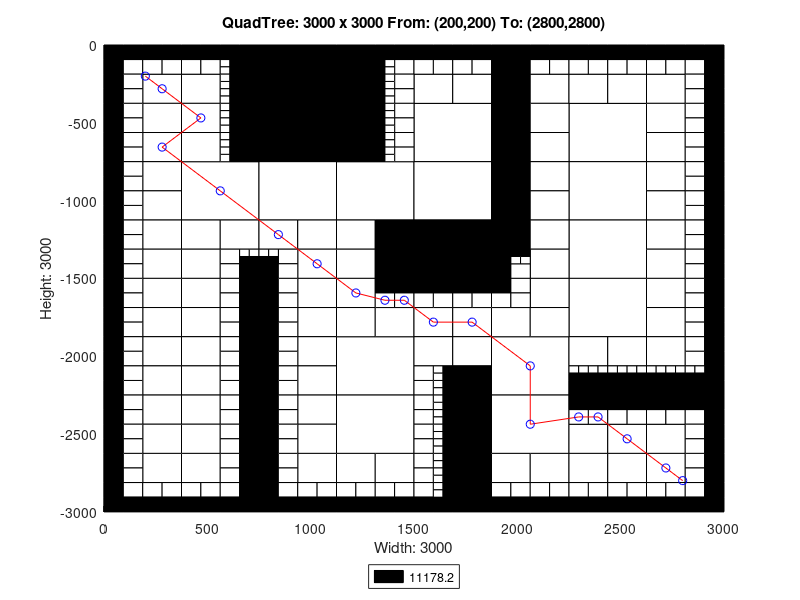

MATLAB code for this plot:
axis([0 3000 -3000 0]);
title('QuadTree: 3000 x 3000 From: (200,200) To: (2800,2800)');
xlabel('Width: 3000');
ylabel('Height: 3000');
rectangle('Position',[750 -375 375 375], 'FaceColor',[0 0 0]);
rectangle('Position',[750 -750 375 375], 'FaceColor',[0 0 0]);
rectangle('Position',[375 -1125 375 375], 'FaceColor',[1 1 1]);
rectangle('Position',[750 -1125 375 375], 'FaceColor',[1 1 1]);
rectangle('Position',[1125 -1125 375 375], 'FaceColor',[1 1 1]);
rectangle('Position',[1500 -750 375 375], 'FaceColor',[1 1 1]);
rectangle('Position',[2250 -750 375 375], 'FaceColor',[1 1 1]);
rectangle('Position',[1500 -1125 375 375], 'FaceColor',[1 1 1]);
rectangle('Position',[1500 -1500 375 375], 'FaceColor',[0 0 0]);
rectangle('Position',[2250 -1125 375 375], 'FaceColor',[1 1 1]);
rectangle('Position',[2250 -1500 375 375], 'FaceColor',[1 1 1]);
rectangle('Position',[1125 -2250 375 375], 'FaceColor',[1 1 1]);
rectangle('Position',[1125 -2625 375 375], 'FaceColor',[1 1 1]);
rectangle('Position',[1875 -2250 375 375], 'FaceColor',[1 1 1]);
rectangle('Position',[2250 -1875 375 375], 'FaceColor',[1 1 1]);
rectangle('Position',[1875 -2625 375 375], 'FaceColor',[1 1 1]);
rectangle('Position',[187.5 -375 187.5 187.5], 'FaceColor',[1 1 1]);
rectangle('Position',[375 -375 187.5 187.5], 'FaceColor',[1 1 1]);
rectangle('Position',[187.5 -562.5 187.5 187.5], 'FaceColor',[1 1 1]);
rectangle('Position',[187.5 -750 187.5 187.5], 'FaceColor',[1 1 1]);
rectangle('Position',[375 -562.5 187.5 187.5], 'FaceColor',[1 1 1]);
rectangle('Position',[375 -750 187.5 187.5], 'FaceColor',[1 1 1]);
rectangle('Position',[1125 -187.5 187.5 187.5], 'FaceColor',[0 0 0]);
rectangle('Position',[1125 -375 187.5 187.5], 'FaceColor',[0 0 0]);
rectangle('Position',[1125 -562.5 187.5 187.5], 'FaceColor',[0 0 0]);
rectangle('Position',[1125 -750 187.5 187.5], 'FaceColor',[0 0 0]);
rectangle('Position',[187.5 -937.5 187.5 187.5], 'FaceColor',[1 1 1]);
rectangle('Position',[187.5 -1125 187.5 187.5], 'FaceColor',[1 1 1]);
rectangle('Position',[187.5 -1312.5 187.5 187.5], 'FaceColor',[1 1 1]);
rectangle('Position',[187.5 -1500 187.5 187.5], 'FaceColor',[1 1 1]);
rectangle('Position',[375 -1312.5 187.5 187.5], 'FaceColor',[1 1 1]);
rectangle('Position',[562.5 -1312.5 187.5 187.5], 'FaceColor',[1 1 1]);
rectangle('Position',[375 -1500 187.5 187.5], 'FaceColor',[1 1 1]);
rectangle('Position',[750 -1312.5 187.5 187.5], 'FaceColor',[1 1 1]);
rectangle('Position',[937.5 -1312.5 187.5 187.5], 'FaceColor',[1 1 1]);
rectangle('Position',[937.5 -1500 187.5 187.5], 'FaceColor',[1 1 1]);
rectangle('Position',[1125 -1312.5 187.5 187.5], 'FaceColor',[1 1 1]);
rectangle('Position',[1312.5 -1312.5 187.5 187.5], 'FaceColor',[0 0 0]);
rectangle('Position',[1125 -1500 187.5 187.5], 'FaceColor',[1 1 1]);
rectangle('Position',[1312.5 -1500 187.5 187.5], 'FaceColor',[0 0 0]);
rectangle('Position',[1500 -375 187.5 187.5], 'FaceColor',[1 1 1]);
rectangle('Position',[1687.5 -375 187.5 187.5], 'FaceColor',[1 1 1]);
rectangle('Position',[1875 -187.5 187.5 187.5], 'FaceColor',[0 0 0]);
rectangle('Position',[1875 -375 187.5 187.5], 'FaceColor',[0 0 0]);
rectangle('Position',[2062.5 -375 187.5 187.5], 'FaceColor',[1 1 1]);
rectangle('Position',[1875 -562.5 187.5 187.5], 'FaceColor',[0 0 0]);
rectangle('Position',[2062.5 -562.5 187.5 187.5], 'FaceColor',[1 1 1]);
rectangle('Position',[1875 -750 187.5 187.5], 'FaceColor',[0 0 0]);
rectangle('Position',[2062.5 -750 187.5 187.5], 'FaceColor',[1 1 1]);
rectangle('Position',[2250 -375 187.5 187.5], 'FaceColor',[1 1 1]);
rectangle('Position',[2437.5 -375 187.5 187.5], 'FaceColor',[1 1 1]);
rectangle('Position',[2625 -375 187.5 187.5], 'FaceColor',[1 1 1]);
rectangle('Position',[2625 -562.5 187.5 187.5], 'FaceColor',[1 1 1]);
rectangle('Position',[2625 -750 187.5 187.5], 'FaceColor',[1 1 1]);
rectangle('Position',[1875 -937.5 187.5 187.5], 'FaceColor',[0 0 0]);
rectangle('Position',[2062.5 -937.5 187.5 187.5], 'FaceColor',[1 1 1]);
rectangle('Position',[1875 -1125 187.5 187.5], 'FaceColor',[0 0 0]);
rectangle('Position',[2062.5 -1125 187.5 187.5], 'FaceColor',[1 1 1]);
rectangle('Position',[1875 -1312.5 187.5 187.5], 'FaceColor',[0 0 0]);
rectangle('Position',[2062.5 -1312.5 187.5 187.5], 'FaceColor',[1 1 1]);
rectangle('Position',[2062.5 -1500 187.5 187.5], 'FaceColor',[1 1 1]);
rectangle('Position',[2625 -937.5 187.5 187.5], 'FaceColor',[1 1 1]);
rectangle('Position',[2625 -1125 187.5 187.5], 'FaceColor',[1 1 1]);
rectangle('Position',[2625 -1312.5 187.5 187.5], 'FaceColor',[1 1 1]);
rectangle('Position',[2625 -1500 187.5 187.5], 'FaceColor',[1 1 1]);
rectangle('Position',[187.5 -1687.5 187.5 187.5], 'FaceColor',[1 1 1]);
rectangle('Position',[187.5 -1875 187.5 187.5], 'FaceColor',[1 1 1]);
rectangle('Position',[375 -1687.5 187.5 187.5], 'FaceColor',[1 1 1]);
rectangle('Position',[375 -1875 187.5 187.5], 'FaceColor',[1 1 1]);
rectangle('Position',[187.5 -2062.5 187.5 187.5], 'FaceColor',[1 1 1]);
rectangle('Position',[187.5 -2250 187.5 187.5], 'FaceColor',[1 1 1]);
rectangle('Position',[375 -2062.5 187.5 187.5], 'FaceColor',[1 1 1]);
rectangle('Position',[375 -2250 187.5 187.5], 'FaceColor',[1 1 1]);
rectangle('Position',[937.5 -1687.5 187.5 187.5], 'FaceColor',[1 1 1]);
rectangle('Position',[937.5 -1875 187.5 187.5], 'FaceColor',[1 1 1]);
rectangle('Position',[1125 -1687.5 187.5 187.5], 'FaceColor',[1 1 1]);
rectangle('Position',[1125 -1875 187.5 187.5], 'FaceColor',[1 1 1]);
rectangle('Position',[1312.5 -1875 187.5 187.5], 'FaceColor',[1 1 1]);
rectangle('Position',[937.5 -2062.5 187.5 187.5], 'FaceColor',[1 1 1]);
rectangle('Position',[937.5 -2250 187.5 187.5], 'FaceColor',[1 1 1]);
rectangle('Position',[187.5 -2437.5 187.5 187.5], 'FaceColor',[1 1 1]);
rectangle('Position',[187.5 -2625 187.5 187.5], 'FaceColor',[1 1 1]);
rectangle('Position',[375 -2437.5 187.5 187.5], 'FaceColor',[1 1 1]);
rectangle('Position',[375 -2625 187.5 187.5], 'FaceColor',[1 1 1]);
rectangle('Position',[187.5 -2812.5 187.5 187.5], 'FaceColor',[1 1 1]);
rectangle('Position',[375 -2812.5 187.5 187.5], 'FaceColor',[1 1 1]);
rectangle('Position',[937.5 -2437.5 187.5 187.5], 'FaceColor',[1 1 1]);
rectangle('Position',[937.5 -2625 187.5 187.5], 'FaceColor',[1 1 1]);
rectangle('Position',[937.5 -2812.5 187.5 187.5], 'FaceColor',[1 1 1]);
rectangle('Position',[1125 -2812.5 187.5 187.5], 'FaceColor',[1 1 1]);
rectangle('Position',[1312.5 -2812.5 187.5 187.5], 'FaceColor',[1 1 1]);
rectangle('Position',[1500 -1875 187.5 187.5], 'FaceColor',[1 1 1]);
rectangle('Position',[1687.5 -1875 187.5 187.5], 'FaceColor',[1 1 1]);
rectangle('Position',[2062.5 -1687.5 187.5 187.5], 'FaceColor',[1 1 1]);
rectangle('Position',[1875 -1875 187.5 187.5], 'FaceColor',[1 1 1]);
rectangle('Position',[2062.5 -1875 187.5 187.5], 'FaceColor',[1 1 1]);
rectangle('Position',[1500 -2062.5 187.5 187.5], 'FaceColor',[1 1 1]);
rectangle('Position',[1687.5 -2062.5 187.5 187.5], 'FaceColor',[1 1 1]);
rectangle('Position',[1687.5 -2250 187.5 187.5], 'FaceColor',[0 0 0]);
rectangle('Position',[2625 -1687.5 187.5 187.5], 'FaceColor',[1 1 1]);
rectangle('Position',[2625 -1875 187.5 187.5], 'FaceColor',[1 1 1]);
rectangle('Position',[2250 -2062.5 187.5 187.5], 'FaceColor',[1 1 1]);
rectangle('Position',[2437.5 -2062.5 187.5 187.5], 'FaceColor',[1 1 1]);
rectangle('Position',[2625 -2062.5 187.5 187.5], 'FaceColor',[1 1 1]);
rectangle('Position',[1687.5 -2437.5 187.5 187.5], 'FaceColor',[0 0 0]);
rectangle('Position',[1687.5 -2625 187.5 187.5], 'FaceColor',[0 0 0]);
rectangle('Position',[1687.5 -2812.5 187.5 187.5], 'FaceColor',[0 0 0]);
rectangle('Position',[1687.5 -3000 187.5 187.5], 'FaceColor',[0 0 0]);
rectangle('Position',[1875 -2812.5 187.5 187.5], 'FaceColor',[1 1 1]);
rectangle('Position',[2062.5 -2812.5 187.5 187.5], 'FaceColor',[1 1 1]);
rectangle('Position',[2250 -2625 187.5 187.5], 'FaceColor',[1 1 1]);
rectangle('Position',[2437.5 -2625 187.5 187.5], 'FaceColor',[1 1 1]);
rectangle('Position',[2625 -2625 187.5 187.5], 'FaceColor',[1 1 1]);
rectangle('Position',[2250 -2812.5 187.5 187.5], 'FaceColor',[1 1 1]);
rectangle('Position',[2437.5 -2812.5 187.5 187.5], 'FaceColor',[1 1 1]);
rectangle('Position',[2625 -2812.5 187.5 187.5], 'FaceColor',[1 1 1]);
rectangle('Position',[0 -93.75 93.75 93.75], 'FaceColor',[0 0 0]);
rectangle('Position',[93.75 -93.75 93.75 93.75], 'FaceColor',[0 0 0]);
rectangle('Position',[0 -187.5 93.75 93.75], 'FaceColor',[0 0 0]);
rectangle('Position',[93.75 -187.5 93.75 93.75], 'FaceColor',[1 1 1]);
rectangle('Position',[187.5 -93.75 93.75 93.75], 'FaceColor',[0 0 0]);
rectangle('Position',[281.25 -93.75 93.75 93.75], 'FaceColor',[0 0 0]);
rectangle('Position',[187.5 -187.5 93.75 93.75], 'FaceColor',[1 1 1]);
rectangle('Position',[281.25 -187.5 93.75 93.75], 'FaceColor',[1 1 1]);
rectangle('Position',[0 -281.25 93.75 93.75], 'FaceColor',[0 0 0]);
rectangle('Position',[93.75 -281.25 93.75 93.75], 'FaceColor',[1 1 1]);
rectangle('Position',[0 -375 93.75 93.75], 'FaceColor',[0 0 0]);
rectangle('Position',[93.75 -375 93.75 93.75], 'FaceColor',[1 1 1]);
rectangle('Position',[375 -93.75 93.75 93.75], 'FaceColor',[0 0 0]);
rectangle('Position',[468.75 -93.75 93.75 93.75], 'FaceColor',[0 0 0]);
rectangle('Position',[375 -187.5 93.75 93.75], 'FaceColor',[1 1 1]);
rectangle('Position',[468.75 -187.5 93.75 93.75], 'FaceColor',[1 1 1]);
rectangle('Position',[562.5 -93.75 93.75 93.75], 'FaceColor',[0 0 0]);
rectangle('Position',[656.25 -93.75 93.75 93.75], 'FaceColor',[0 0 0]);
rectangle('Position',[656.25 -187.5 93.75 93.75], 'FaceColor',[0 0 0]);
rectangle('Position',[656.25 -281.25 93.75 93.75], 'FaceColor',[0 0 0]);
rectangle('Position',[656.25 -375 93.75 93.75], 'FaceColor',[0 0 0]);
rectangle('Position',[0 -468.75 93.75 93.75], 'FaceColor',[0 0 0]);
rectangle('Position',[93.75 -468.75 93.75 93.75], 'FaceColor',[1 1 1]);
rectangle('Position',[0 -562.5 93.75 93.75], 'FaceColor',[0 0 0]);
rectangle('Position',[93.75 -562.5 93.75 93.75], 'FaceColor',[1 1 1]);
rectangle('Position',[0 -656.25 93.75 93.75], 'FaceColor',[0 0 0]);
rectangle('Position',[93.75 -656.25 93.75 93.75], 'FaceColor',[1 1 1]);
rectangle('Position',[0 -750 93.75 93.75], 'FaceColor',[0 0 0]);
rectangle('Position',[93.75 -750 93.75 93.75], 'FaceColor',[1 1 1]);
rectangle('Position',[656.25 -468.75 93.75 93.75], 'FaceColor',[0 0 0]);
rectangle('Position',[656.25 -562.5 93.75 93.75], 'FaceColor',[0 0 0]);
rectangle('Position',[656.25 -656.25 93.75 93.75], 'FaceColor',[0 0 0]);
rectangle('Position',[656.25 -750 93.75 93.75], 'FaceColor',[0 0 0]);
rectangle('Position',[1312.5 -93.75 93.75 93.75], 'FaceColor',[0 0 0]);
rectangle('Position',[1406.25 -93.75 93.75 93.75], 'FaceColor',[0 0 0]);
rectangle('Position',[1406.25 -187.5 93.75 93.75], 'FaceColor',[1 1 1]);
rectangle('Position',[1406.25 -281.25 93.75 93.75], 'FaceColor',[1 1 1]);
rectangle('Position',[1406.25 -375 93.75 93.75], 'FaceColor',[1 1 1]);
rectangle('Position',[1406.25 -468.75 93.75 93.75], 'FaceColor',[1 1 1]);
rectangle('Position',[1406.25 -562.5 93.75 93.75], 'FaceColor',[1 1 1]);
rectangle('Position',[1406.25 -656.25 93.75 93.75], 'FaceColor',[1 1 1]);
rectangle('Position',[1406.25 -750 93.75 93.75], 'FaceColor',[1 1 1]);
rectangle('Position',[0 -843.75 93.75 93.75], 'FaceColor',[0 0 0]);
rectangle('Position',[93.75 -843.75 93.75 93.75], 'FaceColor',[1 1 1]);
rectangle('Position',[0 -937.5 93.75 93.75], 'FaceColor',[0 0 0]);
rectangle('Position',[93.75 -937.5 93.75 93.75], 'FaceColor',[1 1 1]);
rectangle('Position',[0 -1031.25 93.75 93.75], 'FaceColor',[0 0 0]);
rectangle('Position',[93.75 -1031.25 93.75 93.75], 'FaceColor',[1 1 1]);
rectangle('Position',[0 -1125 93.75 93.75], 'FaceColor',[0 0 0]);
rectangle('Position',[93.75 -1125 93.75 93.75], 'FaceColor',[1 1 1]);
rectangle('Position',[0 -1218.75 93.75 93.75], 'FaceColor',[0 0 0]);
rectangle('Position',[93.75 -1218.75 93.75 93.75], 'FaceColor',[1 1 1]);
rectangle('Position',[0 -1312.5 93.75 93.75], 'FaceColor',[0 0 0]);
rectangle('Position',[93.75 -1312.5 93.75 93.75], 'FaceColor',[1 1 1]);
rectangle('Position',[0 -1406.25 93.75 93.75], 'FaceColor',[0 0 0]);
rectangle('Position',[93.75 -1406.25 93.75 93.75], 'FaceColor',[1 1 1]);
rectangle('Position',[0 -1500 93.75 93.75], 'FaceColor',[0 0 0]);
rectangle('Position',[93.75 -1500 93.75 93.75], 'FaceColor',[1 1 1]);
rectangle('Position',[562.5 -1406.25 93.75 93.75], 'FaceColor',[1 1 1]);
rectangle('Position',[562.5 -1500 93.75 93.75], 'FaceColor',[1 1 1]);
rectangle('Position',[656.25 -1500 93.75 93.75], 'FaceColor',[0 0 0]);
rectangle('Position',[843.75 -1406.25 93.75 93.75], 'FaceColor',[1 1 1]);
rectangle('Position',[750 -1500 93.75 93.75], 'FaceColor',[0 0 0]);
rectangle('Position',[843.75 -1500 93.75 93.75], 'FaceColor',[1 1 1]);
rectangle('Position',[1500 -93.75 93.75 93.75], 'FaceColor',[0 0 0]);
rectangle('Position',[1593.75 -93.75 93.75 93.75], 'FaceColor',[0 0 0]);
rectangle('Position',[1500 -187.5 93.75 93.75], 'FaceColor',[1 1 1]);
rectangle('Position',[1593.75 -187.5 93.75 93.75], 'FaceColor',[1 1 1]);
rectangle('Position',[1687.5 -93.75 93.75 93.75], 'FaceColor',[0 0 0]);
rectangle('Position',[1781.25 -93.75 93.75 93.75], 'FaceColor',[0 0 0]);
rectangle('Position',[1687.5 -187.5 93.75 93.75], 'FaceColor',[1 1 1]);
rectangle('Position',[1781.25 -187.5 93.75 93.75], 'FaceColor',[1 1 1]);
rectangle('Position',[2062.5 -93.75 93.75 93.75], 'FaceColor',[0 0 0]);
rectangle('Position',[2156.25 -93.75 93.75 93.75], 'FaceColor',[0 0 0]);
rectangle('Position',[2062.5 -187.5 93.75 93.75], 'FaceColor',[1 1 1]);
rectangle('Position',[2156.25 -187.5 93.75 93.75], 'FaceColor',[1 1 1]);
rectangle('Position',[2250 -93.75 93.75 93.75], 'FaceColor',[0 0 0]);
rectangle('Position',[2343.75 -93.75 93.75 93.75], 'FaceColor',[0 0 0]);
rectangle('Position',[2250 -187.5 93.75 93.75], 'FaceColor',[1 1 1]);
rectangle('Position',[2343.75 -187.5 93.75 93.75], 'FaceColor',[1 1 1]);
rectangle('Position',[2437.5 -93.75 93.75 93.75], 'FaceColor',[0 0 0]);
rectangle('Position',[2531.25 -93.75 93.75 93.75], 'FaceColor',[0 0 0]);
rectangle('Position',[2437.5 -187.5 93.75 93.75], 'FaceColor',[1 1 1]);
rectangle('Position',[2531.25 -187.5 93.75 93.75], 'FaceColor',[1 1 1]);
rectangle('Position',[2625 -93.75 93.75 93.75], 'FaceColor',[0 0 0]);
rectangle('Position',[2718.75 -93.75 93.75 93.75], 'FaceColor',[0 0 0]);
rectangle('Position',[2625 -187.5 93.75 93.75], 'FaceColor',[1 1 1]);
rectangle('Position',[2718.75 -187.5 93.75 93.75], 'FaceColor',[1 1 1]);
rectangle('Position',[2812.5 -93.75 93.75 93.75], 'FaceColor',[0 0 0]);
rectangle('Position',[2906.25 -93.75 93.75 93.75], 'FaceColor',[0 0 0]);
rectangle('Position',[2812.5 -187.5 93.75 93.75], 'FaceColor',[1 1 1]);
rectangle('Position',[2906.25 -187.5 93.75 93.75], 'FaceColor',[0 0 0]);
rectangle('Position',[2812.5 -281.25 93.75 93.75], 'FaceColor',[1 1 1]);
rectangle('Position',[2906.25 -281.25 93.75 93.75], 'FaceColor',[0 0 0]);
rectangle('Position',[2812.5 -375 93.75 93.75], 'FaceColor',[1 1 1]);
rectangle('Position',[2906.25 -375 93.75 93.75], 'FaceColor',[0 0 0]);
rectangle('Position',[2812.5 -468.75 93.75 93.75], 'FaceColor',[1 1 1]);
rectangle('Position',[2906.25 -468.75 93.75 93.75], 'FaceColor',[0 0 0]);
rectangle('Position',[2812.5 -562.5 93.75 93.75], 'FaceColor',[1 1 1]);
rectangle('Position',[2906.25 -562.5 93.75 93.75], 'FaceColor',[0 0 0]);
rectangle('Position',[2812.5 -656.25 93.75 93.75], 'FaceColor',[1 1 1]);
rectangle('Position',[2906.25 -656.25 93.75 93.75], 'FaceColor',[0 0 0]);
rectangle('Position',[2812.5 -750 93.75 93.75], 'FaceColor',[1 1 1]);
rectangle('Position',[2906.25 -750 93.75 93.75], 'FaceColor',[0 0 0]);
rectangle('Position',[1875 -1406.25 93.75 93.75], 'FaceColor',[0 0 0]);
rectangle('Position',[1875 -1500 93.75 93.75], 'FaceColor',[0 0 0]);
rectangle('Position',[1968.75 -1500 93.75 93.75], 'FaceColor',[1 1 1]);
rectangle('Position',[2812.5 -843.75 93.75 93.75], 'FaceColor',[1 1 1]);
rectangle('Position',[2906.25 -843.75 93.75 93.75], 'FaceColor',[0 0 0]);
rectangle('Position',[2812.5 -937.5 93.75 93.75], 'FaceColor',[1 1 1]);
rectangle('Position',[2906.25 -937.5 93.75 93.75], 'FaceColor',[0 0 0]);
rectangle('Position',[2812.5 -1031.25 93.75 93.75], 'FaceColor',[1 1 1]);
rectangle('Position',[2906.25 -1031.25 93.75 93.75], 'FaceColor',[0 0 0]);
rectangle('Position',[2812.5 -1125 93.75 93.75], 'FaceColor',[1 1 1]);
rectangle('Position',[2906.25 -1125 93.75 93.75], 'FaceColor',[0 0 0]);
rectangle('Position',[2812.5 -1218.75 93.75 93.75], 'FaceColor',[1 1 1]);
rectangle('Position',[2906.25 -1218.75 93.75 93.75], 'FaceColor',[0 0 0]);
rectangle('Position',[2812.5 -1312.5 93.75 93.75], 'FaceColor',[1 1 1]);
rectangle('Position',[2906.25 -1312.5 93.75 93.75], 'FaceColor',[0 0 0]);
rectangle('Position',[2812.5 -1406.25 93.75 93.75], 'FaceColor',[1 1 1]);
rectangle('Position',[2906.25 -1406.25 93.75 93.75], 'FaceColor',[0 0 0]);
rectangle('Position',[2812.5 -1500 93.75 93.75], 'FaceColor',[1 1 1]);
rectangle('Position',[2906.25 -1500 93.75 93.75], 'FaceColor',[0 0 0]);
rectangle('Position',[0 -1593.75 93.75 93.75], 'FaceColor',[0 0 0]);
rectangle('Position',[93.75 -1593.75 93.75 93.75], 'FaceColor',[1 1 1]);
rectangle('Position',[0 -1687.5 93.75 93.75], 'FaceColor',[0 0 0]);
rectangle('Position',[93.75 -1687.5 93.75 93.75], 'FaceColor',[1 1 1]);
rectangle('Position',[0 -1781.25 93.75 93.75], 'FaceColor',[0 0 0]);
rectangle('Position',[93.75 -1781.25 93.75 93.75], 'FaceColor',[1 1 1]);
rectangle('Position',[0 -1875 93.75 93.75], 'FaceColor',[0 0 0]);
rectangle('Position',[93.75 -1875 93.75 93.75], 'FaceColor',[1 1 1]);
rectangle('Position',[562.5 -1593.75 93.75 93.75], 'FaceColor',[1 1 1]);
rectangle('Position',[656.25 -1593.75 93.75 93.75], 'FaceColor',[0 0 0]);
rectangle('Position',[562.5 -1687.5 93.75 93.75], 'FaceColor',[1 1 1]);
rectangle('Position',[656.25 -1687.5 93.75 93.75], 'FaceColor',[0 0 0]);
rectangle('Position',[562.5 -1781.25 93.75 93.75], 'FaceColor',[1 1 1]);
rectangle('Position',[656.25 -1781.25 93.75 93.75], 'FaceColor',[0 0 0]);
rectangle('Position',[562.5 -1875 93.75 93.75], 'FaceColor',[1 1 1]);
rectangle('Position',[656.25 -1875 93.75 93.75], 'FaceColor',[0 0 0]);
rectangle('Position',[0 -1968.75 93.75 93.75], 'FaceColor',[0 0 0]);
rectangle('Position',[93.75 -1968.75 93.75 93.75], 'FaceColor',[1 1 1]);
rectangle('Position',[0 -2062.5 93.75 93.75], 'FaceColor',[0 0 0]);
rectangle('Position',[93.75 -2062.5 93.75 93.75], 'FaceColor',[1 1 1]);
rectangle('Position',[0 -2156.25 93.75 93.75], 'FaceColor',[0 0 0]);
rectangle('Position',[93.75 -2156.25 93.75 93.75], 'FaceColor',[1 1 1]);
rectangle('Position',[0 -2250 93.75 93.75], 'FaceColor',[0 0 0]);
rectangle('Position',[93.75 -2250 93.75 93.75], 'FaceColor',[1 1 1]);
rectangle('Position',[562.5 -1968.75 93.75 93.75], 'FaceColor',[1 1 1]);
rectangle('Position',[656.25 -1968.75 93.75 93.75], 'FaceColor',[0 0 0]);
rectangle('Position',[562.5 -2062.5 93.75 93.75], 'FaceColor',[1 1 1]);
rectangle('Position',[656.25 -2062.5 93.75 93.75], 'FaceColor',[0 0 0]);
rectangle('Position',[562.5 -2156.25 93.75 93.75], 'FaceColor',[1 1 1]);
rectangle('Position',[656.25 -2156.25 93.75 93.75], 'FaceColor',[0 0 0]);
rectangle('Position',[562.5 -2250 93.75 93.75], 'FaceColor',[1 1 1]);
rectangle('Position',[656.25 -2250 93.75 93.75], 'FaceColor',[0 0 0]);
rectangle('Position',[750 -1593.75 93.75 93.75], 'FaceColor',[0 0 0]);
rectangle('Position',[843.75 -1593.75 93.75 93.75], 'FaceColor',[1 1 1]);
rectangle('Position',[750 -1687.5 93.75 93.75], 'FaceColor',[0 0 0]);
rectangle('Position',[843.75 -1687.5 93.75 93.75], 'FaceColor',[1 1 1]);
rectangle('Position',[750 -1781.25 93.75 93.75], 'FaceColor',[0 0 0]);
rectangle('Position',[843.75 -1781.25 93.75 93.75], 'FaceColor',[1 1 1]);
rectangle('Position',[750 -1875 93.75 93.75], 'FaceColor',[0 0 0]);
rectangle('Position',[843.75 -1875 93.75 93.75], 'FaceColor',[1 1 1]);
rectangle('Position',[1312.5 -1593.75 93.75 93.75], 'FaceColor',[0 0 0]);
rectangle('Position',[1406.25 -1593.75 93.75 93.75], 'FaceColor',[0 0 0]);
rectangle('Position',[1312.5 -1687.5 93.75 93.75], 'FaceColor',[1 1 1]);
rectangle('Position',[1406.25 -1687.5 93.75 93.75], 'FaceColor',[1 1 1]);
rectangle('Position',[750 -1968.75 93.75 93.75], 'FaceColor',[0 0 0]);
rectangle('Position',[843.75 -1968.75 93.75 93.75], 'FaceColor',[1 1 1]);
rectangle('Position',[750 -2062.5 93.75 93.75], 'FaceColor',[0 0 0]);
rectangle('Position',[843.75 -2062.5 93.75 93.75], 'FaceColor',[1 1 1]);
rectangle('Position',[750 -2156.25 93.75 93.75], 'FaceColor',[0 0 0]);
rectangle('Position',[843.75 -2156.25 93.75 93.75], 'FaceColor',[1 1 1]);
rectangle('Position',[750 -2250 93.75 93.75], 'FaceColor',[0 0 0]);
rectangle('Position',[843.75 -2250 93.75 93.75], 'FaceColor',[1 1 1]);
rectangle('Position',[0 -2343.75 93.75 93.75], 'FaceColor',[0 0 0]);
rectangle('Position',[93.75 -2343.75 93.75 93.75], 'FaceColor',[1 1 1]);
rectangle('Position',[0 -2437.5 93.75 93.75], 'FaceColor',[0 0 0]);
rectangle('Position',[93.75 -2437.5 93.75 93.75], 'FaceColor',[1 1 1]);
rectangle('Position',[0 -2531.25 93.75 93.75], 'FaceColor',[0 0 0]);
rectangle('Position',[93.75 -2531.25 93.75 93.75], 'FaceColor',[1 1 1]);
rectangle('Position',[0 -2625 93.75 93.75], 'FaceColor',[0 0 0]);
rectangle('Position',[93.75 -2625 93.75 93.75], 'FaceColor',[1 1 1]);
rectangle('Position',[562.5 -2343.75 93.75 93.75], 'FaceColor',[1 1 1]);
rectangle('Position',[656.25 -2343.75 93.75 93.75], 'FaceColor',[0 0 0]);
rectangle('Position',[562.5 -2437.5 93.75 93.75], 'FaceColor',[1 1 1]);
rectangle('Position',[656.25 -2437.5 93.75 93.75], 'FaceColor',[0 0 0]);
rectangle('Position',[562.5 -2531.25 93.75 93.75], 'FaceColor',[1 1 1]);
rectangle('Position',[656.25 -2531.25 93.75 93.75], 'FaceColor',[0 0 0]);
rectangle('Position',[562.5 -2625 93.75 93.75], 'FaceColor',[1 1 1]);
rectangle('Position',[656.25 -2625 93.75 93.75], 'FaceColor',[0 0 0]);
rectangle('Position',[0 -2718.75 93.75 93.75], 'FaceColor',[0 0 0]);
rectangle('Position',[93.75 -2718.75 93.75 93.75], 'FaceColor',[1 1 1]);
rectangle('Position',[0 -2812.5 93.75 93.75], 'FaceColor',[0 0 0]);
rectangle('Position',[93.75 -2812.5 93.75 93.75], 'FaceColor',[1 1 1]);
rectangle('Position',[0 -2906.25 93.75 93.75], 'FaceColor',[0 0 0]);
rectangle('Position',[93.75 -2906.25 93.75 93.75], 'FaceColor',[1 1 1]);
rectangle('Position',[0 -3000 93.75 93.75], 'FaceColor',[0 0 0]);
rectangle('Position',[93.75 -3000 93.75 93.75], 'FaceColor',[0 0 0]);
rectangle('Position',[187.5 -2906.25 93.75 93.75], 'FaceColor',[1 1 1]);
rectangle('Position',[281.25 -2906.25 93.75 93.75], 'FaceColor',[1 1 1]);
rectangle('Position',[187.5 -3000 93.75 93.75], 'FaceColor',[0 0 0]);
rectangle('Position',[281.25 -3000 93.75 93.75], 'FaceColor',[0 0 0]);
rectangle('Position',[562.5 -2718.75 93.75 93.75], 'FaceColor',[1 1 1]);
rectangle('Position',[656.25 -2718.75 93.75 93.75], 'FaceColor',[0 0 0]);
rectangle('Position',[562.5 -2812.5 93.75 93.75], 'FaceColor',[1 1 1]);
rectangle('Position',[656.25 -2812.5 93.75 93.75], 'FaceColor',[0 0 0]);
rectangle('Position',[375 -2906.25 93.75 93.75], 'FaceColor',[1 1 1]);
rectangle('Position',[468.75 -2906.25 93.75 93.75], 'FaceColor',[1 1 1]);
rectangle('Position',[375 -3000 93.75 93.75], 'FaceColor',[0 0 0]);
rectangle('Position',[468.75 -3000 93.75 93.75], 'FaceColor',[0 0 0]);
rectangle('Position',[562.5 -2906.25 93.75 93.75], 'FaceColor',[1 1 1]);
rectangle('Position',[656.25 -2906.25 93.75 93.75], 'FaceColor',[0 0 0]);
rectangle('Position',[562.5 -3000 93.75 93.75], 'FaceColor',[0 0 0]);
rectangle('Position',[656.25 -3000 93.75 93.75], 'FaceColor',[0 0 0]);
rectangle('Position',[750 -2343.75 93.75 93.75], 'FaceColor',[0 0 0]);
rectangle('Position',[843.75 -2343.75 93.75 93.75], 'FaceColor',[1 1 1]);
rectangle('Position',[750 -2437.5 93.75 93.75], 'FaceColor',[0 0 0]);
rectangle('Position',[843.75 -2437.5 93.75 93.75], 'FaceColor',[1 1 1]);
rectangle('Position',[750 -2531.25 93.75 93.75], 'FaceColor',[0 0 0]);
rectangle('Position',[843.75 -2531.25 93.75 93.75], 'FaceColor',[1 1 1]);
rectangle('Position',[750 -2625 93.75 93.75], 'FaceColor',[0 0 0]);
rectangle('Position',[843.75 -2625 93.75 93.75], 'FaceColor',[1 1 1]);
rectangle('Position',[750 -2718.75 93.75 93.75], 'FaceColor',[0 0 0]);
rectangle('Position',[843.75 -2718.75 93.75 93.75], 'FaceColor',[1 1 1]);
rectangle('Position',[750 -2812.5 93.75 93.75], 'FaceColor',[0 0 0]);
rectangle('Position',[843.75 -2812.5 93.75 93.75], 'FaceColor',[1 1 1]);
rectangle('Position',[750 -2906.25 93.75 93.75], 'FaceColor',[0 0 0]);
rectangle('Position',[843.75 -2906.25 93.75 93.75], 'FaceColor',[1 1 1]);
rectangle('Position',[750 -3000 93.75 93.75], 'FaceColor',[0 0 0]);
rectangle('Position',[843.75 -3000 93.75 93.75], 'FaceColor',[0 0 0]);
rectangle('Position',[937.5 -2906.25 93.75 93.75], 'FaceColor',[1 1 1]);
rectangle('Position',[1031.25 -2906.25 93.75 93.75], 'FaceColor',[1 1 1]);
rectangle('Position',[937.5 -3000 93.75 93.75], 'FaceColor',[0 0 0]);
rectangle('Position',[1031.25 -3000 93.75 93.75], 'FaceColor',[0 0 0]);
rectangle('Position',[1125 -2906.25 93.75 93.75], 'FaceColor',[1 1 1]);
rectangle('Position',[1218.75 -2906.25 93.75 93.75], 'FaceColor',[1 1 1]);
rectangle('Position',[1125 -3000 93.75 93.75], 'FaceColor',[0 0 0]);
rectangle('Position',[1218.75 -3000 93.75 93.75], 'FaceColor',[0 0 0]);
rectangle('Position',[1312.5 -2906.25 93.75 93.75], 'FaceColor',[1 1 1]);
rectangle('Position',[1406.25 -2906.25 93.75 93.75], 'FaceColor',[1 1 1]);
rectangle('Position',[1312.5 -3000 93.75 93.75], 'FaceColor',[0 0 0]);
rectangle('Position',[1406.25 -3000 93.75 93.75], 'FaceColor',[0 0 0]);
rectangle('Position',[1500 -1593.75 93.75 93.75], 'FaceColor',[0 0 0]);
rectangle('Position',[1593.75 -1593.75 93.75 93.75], 'FaceColor',[0 0 0]);
rectangle('Position',[1500 -1687.5 93.75 93.75], 'FaceColor',[1 1 1]);
rectangle('Position',[1593.75 -1687.5 93.75 93.75], 'FaceColor',[1 1 1]);
rectangle('Position',[1687.5 -1593.75 93.75 93.75], 'FaceColor',[0 0 0]);
rectangle('Position',[1781.25 -1593.75 93.75 93.75], 'FaceColor',[0 0 0]);
rectangle('Position',[1687.5 -1687.5 93.75 93.75], 'FaceColor',[1 1 1]);
rectangle('Position',[1781.25 -1687.5 93.75 93.75], 'FaceColor',[1 1 1]);
rectangle('Position',[1875 -1593.75 93.75 93.75], 'FaceColor',[0 0 0]);
rectangle('Position',[1968.75 -1593.75 93.75 93.75], 'FaceColor',[1 1 1]);
rectangle('Position',[1875 -1687.5 93.75 93.75], 'FaceColor',[1 1 1]);
rectangle('Position',[1968.75 -1687.5 93.75 93.75], 'FaceColor',[1 1 1]);
rectangle('Position',[1500 -2156.25 93.75 93.75], 'FaceColor',[1 1 1]);
rectangle('Position',[1500 -2250 93.75 93.75], 'FaceColor',[1 1 1]);
rectangle('Position',[2812.5 -1593.75 93.75 93.75], 'FaceColor',[1 1 1]);
rectangle('Position',[2906.25 -1593.75 93.75 93.75], 'FaceColor',[0 0 0]);
rectangle('Position',[2812.5 -1687.5 93.75 93.75], 'FaceColor',[1 1 1]);
rectangle('Position',[2906.25 -1687.5 93.75 93.75], 'FaceColor',[0 0 0]);
rectangle('Position',[2812.5 -1781.25 93.75 93.75], 'FaceColor',[1 1 1]);
rectangle('Position',[2906.25 -1781.25 93.75 93.75], 'FaceColor',[0 0 0]);
rectangle('Position',[2812.5 -1875 93.75 93.75], 'FaceColor',[1 1 1]);
rectangle('Position',[2906.25 -1875 93.75 93.75], 'FaceColor',[0 0 0]);
rectangle('Position',[2250 -2250 93.75 93.75], 'FaceColor',[0 0 0]);
rectangle('Position',[2343.75 -2250 93.75 93.75], 'FaceColor',[0 0 0]);
rectangle('Position',[2437.5 -2250 93.75 93.75], 'FaceColor',[0 0 0]);
rectangle('Position',[2531.25 -2250 93.75 93.75], 'FaceColor',[0 0 0]);
rectangle('Position',[2812.5 -1968.75 93.75 93.75], 'FaceColor',[1 1 1]);
rectangle('Position',[2906.25 -1968.75 93.75 93.75], 'FaceColor',[0 0 0]);
rectangle('Position',[2812.5 -2062.5 93.75 93.75], 'FaceColor',[1 1 1]);
rectangle('Position',[2906.25 -2062.5 93.75 93.75], 'FaceColor',[0 0 0]);
rectangle('Position',[2625 -2250 93.75 93.75], 'FaceColor',[0 0 0]);
rectangle('Position',[2718.75 -2250 93.75 93.75], 'FaceColor',[0 0 0]);
rectangle('Position',[2906.25 -2156.25 93.75 93.75], 'FaceColor',[0 0 0]);
rectangle('Position',[2812.5 -2250 93.75 93.75], 'FaceColor',[0 0 0]);
rectangle('Position',[2906.25 -2250 93.75 93.75], 'FaceColor',[0 0 0]);
rectangle('Position',[1500 -2343.75 93.75 93.75], 'FaceColor',[1 1 1]);
rectangle('Position',[1500 -2437.5 93.75 93.75], 'FaceColor',[1 1 1]);
rectangle('Position',[1500 -2531.25 93.75 93.75], 'FaceColor',[1 1 1]);
rectangle('Position',[1500 -2625 93.75 93.75], 'FaceColor',[1 1 1]);
rectangle('Position',[1500 -2718.75 93.75 93.75], 'FaceColor',[1 1 1]);
rectangle('Position',[1500 -2812.5 93.75 93.75], 'FaceColor',[1 1 1]);
rectangle('Position',[1500 -2906.25 93.75 93.75], 'FaceColor',[1 1 1]);
rectangle('Position',[1500 -3000 93.75 93.75], 'FaceColor',[0 0 0]);
rectangle('Position',[1593.75 -3000 93.75 93.75], 'FaceColor',[0 0 0]);
rectangle('Position',[1875 -2906.25 93.75 93.75], 'FaceColor',[1 1 1]);
rectangle('Position',[1968.75 -2906.25 93.75 93.75], 'FaceColor',[1 1 1]);
rectangle('Position',[1875 -3000 93.75 93.75], 'FaceColor',[0 0 0]);
rectangle('Position',[1968.75 -3000 93.75 93.75], 'FaceColor',[0 0 0]);
rectangle('Position',[2062.5 -2906.25 93.75 93.75], 'FaceColor',[1 1 1]);
rectangle('Position',[2156.25 -2906.25 93.75 93.75], 'FaceColor',[1 1 1]);
rectangle('Position',[2062.5 -3000 93.75 93.75], 'FaceColor',[0 0 0]);
rectangle('Position',[2156.25 -3000 93.75 93.75], 'FaceColor',[0 0 0]);
rectangle('Position',[2250 -2343.75 93.75 93.75], 'FaceColor',[0 0 0]);
rectangle('Position',[2343.75 -2343.75 93.75 93.75], 'FaceColor',[0 0 0]);
rectangle('Position',[2250 -2437.5 93.75 93.75], 'FaceColor',[1 1 1]);
rectangle('Position',[2343.75 -2437.5 93.75 93.75], 'FaceColor',[1 1 1]);
rectangle('Position',[2437.5 -2343.75 93.75 93.75], 'FaceColor',[0 0 0]);
rectangle('Position',[2531.25 -2343.75 93.75 93.75], 'FaceColor',[0 0 0]);
rectangle('Position',[2437.5 -2437.5 93.75 93.75], 'FaceColor',[1 1 1]);
rectangle('Position',[2531.25 -2437.5 93.75 93.75], 'FaceColor',[1 1 1]);
rectangle('Position',[2625 -2343.75 93.75 93.75], 'FaceColor',[0 0 0]);
rectangle('Position',[2718.75 -2343.75 93.75 93.75], 'FaceColor',[0 0 0]);
rectangle('Position',[2625 -2437.5 93.75 93.75], 'FaceColor',[1 1 1]);
rectangle('Position',[2718.75 -2437.5 93.75 93.75], 'FaceColor',[1 1 1]);
rectangle('Position',[2812.5 -2343.75 93.75 93.75], 'FaceColor',[0 0 0]);
rectangle('Position',[2906.25 -2343.75 93.75 93.75], 'FaceColor',[0 0 0]);
rectangle('Position',[2812.5 -2437.5 93.75 93.75], 'FaceColor',[1 1 1]);
rectangle('Position',[2906.25 -2437.5 93.75 93.75], 'FaceColor',[0 0 0]);
rectangle('Position',[2812.5 -2531.25 93.75 93.75], 'FaceColor',[1 1 1]);
rectangle('Position',[2906.25 -2531.25 93.75 93.75], 'FaceColor',[0 0 0]);
rectangle('Position',[2812.5 -2625 93.75 93.75], 'FaceColor',[1 1 1]);
rectangle('Position',[2906.25 -2625 93.75 93.75], 'FaceColor',[0 0 0]);
rectangle('Position',[2250 -2906.25 93.75 93.75], 'FaceColor',[1 1 1]);
rectangle('Position',[2343.75 -2906.25 93.75 93.75], 'FaceColor',[1 1 1]);
rectangle('Position',[2250 -3000 93.75 93.75], 'FaceColor',[0 0 0]);
rectangle('Position',[2343.75 -3000 93.75 93.75], 'FaceColor',[0 0 0]);
rectangle('Position',[2437.5 -2906.25 93.75 93.75], 'FaceColor',[1 1 1]);
rectangle('Position',[2531.25 -2906.25 93.75 93.75], 'FaceColor',[1 1 1]);
rectangle('Position',[2437.5 -3000 93.75 93.75], 'FaceColor',[0 0 0]);
rectangle('Position',[2531.25 -3000 93.75 93.75], 'FaceColor',[0 0 0]);
rectangle('Position',[2812.5 -2718.75 93.75 93.75], 'FaceColor',[1 1 1]);
rectangle('Position',[2906.25 -2718.75 93.75 93.75], 'FaceColor',[0 0 0]);
rectangle('Position',[2812.5 -2812.5 93.75 93.75], 'FaceColor',[1 1 1]);
rectangle('Position',[2906.25 -2812.5 93.75 93.75], 'FaceColor',[0 0 0]);
rectangle('Position',[2625 -2906.25 93.75 93.75], 'FaceColor',[1 1 1]);
rectangle('Position',[2718.75 -2906.25 93.75 93.75], 'FaceColor',[1 1 1]);
rectangle('Position',[2625 -3000 93.75 93.75], 'FaceColor',[0 0 0]);
rectangle('Position',[2718.75 -3000 93.75 93.75], 'FaceColor',[0 0 0]);
rectangle('Position',[2812.5 -2906.25 93.75 93.75], 'FaceColor',[1 1 1]);
rectangle('Position',[2906.25 -2906.25 93.75 93.75], 'FaceColor',[0 0 0]);
rectangle('Position',[2812.5 -3000 93.75 93.75], 'FaceColor',[0 0 0]);
rectangle('Position',[2906.25 -3000 93.75 93.75], 'FaceColor',[0 0 0]);
rectangle('Position',[562.5 -140.625 46.875 46.875], 'FaceColor',[1 1 1]);
rectangle('Position',[609.375 -140.625 46.875 46.875], 'FaceColor',[0 0 0]);
rectangle('Position',[562.5 -187.5 46.875 46.875], 'FaceColor',[1 1 1]);
rectangle('Position',[609.375 -187.5 46.875 46.875], 'FaceColor',[0 0 0]);
rectangle('Position',[562.5 -234.375 46.875 46.875], 'FaceColor',[1 1 1]);
rectangle('Position',[609.375 -234.375 46.875 46.875], 'FaceColor',[0 0 0]);
rectangle('Position',[562.5 -281.25 46.875 46.875], 'FaceColor',[1 1 1]);
rectangle('Position',[609.375 -281.25 46.875 46.875], 'FaceColor',[0 0 0]);
rectangle('Position',[562.5 -328.125 46.875 46.875], 'FaceColor',[1 1 1]);
rectangle('Position',[609.375 -328.125 46.875 46.875], 'FaceColor',[0 0 0]);
rectangle('Position',[562.5 -375 46.875 46.875], 'FaceColor',[1 1 1]);
rectangle('Position',[609.375 -375 46.875 46.875], 'FaceColor',[0 0 0]);
rectangle('Position',[562.5 -421.875 46.875 46.875], 'FaceColor',[1 1 1]);
rectangle('Position',[609.375 -421.875 46.875 46.875], 'FaceColor',[0 0 0]);
rectangle('Position',[562.5 -468.75 46.875 46.875], 'FaceColor',[1 1 1]);
rectangle('Position',[609.375 -468.75 46.875 46.875], 'FaceColor',[0 0 0]);
rectangle('Position',[562.5 -515.625 46.875 46.875], 'FaceColor',[1 1 1]);
rectangle('Position',[609.375 -515.625 46.875 46.875], 'FaceColor',[0 0 0]);
rectangle('Position',[562.5 -562.5 46.875 46.875], 'FaceColor',[1 1 1]);
rectangle('Position',[609.375 -562.5 46.875 46.875], 'FaceColor',[0 0 0]);
rectangle('Position',[562.5 -609.375 46.875 46.875], 'FaceColor',[1 1 1]);
rectangle('Position',[609.375 -609.375 46.875 46.875], 'FaceColor',[0 0 0]);
rectangle('Position',[562.5 -656.25 46.875 46.875], 'FaceColor',[1 1 1]);
rectangle('Position',[609.375 -656.25 46.875 46.875], 'FaceColor',[0 0 0]);
rectangle('Position',[562.5 -703.125 46.875 46.875], 'FaceColor',[1 1 1]);
rectangle('Position',[609.375 -703.125 46.875 46.875], 'FaceColor',[0 0 0]);
rectangle('Position',[562.5 -750 46.875 46.875], 'FaceColor',[1 1 1]);
rectangle('Position',[609.375 -750 46.875 46.875], 'FaceColor',[0 0 0]);
rectangle('Position',[1312.5 -140.625 46.875 46.875], 'FaceColor',[0 0 0]);
rectangle('Position',[1359.38 -140.625 46.875 46.875], 'FaceColor',[1 1 1]);
rectangle('Position',[1312.5 -187.5 46.875 46.875], 'FaceColor',[0 0 0]);
rectangle('Position',[1359.38 -187.5 46.875 46.875], 'FaceColor',[1 1 1]);
rectangle('Position',[1312.5 -234.375 46.875 46.875], 'FaceColor',[0 0 0]);
rectangle('Position',[1359.38 -234.375 46.875 46.875], 'FaceColor',[1 1 1]);
rectangle('Position',[1312.5 -281.25 46.875 46.875], 'FaceColor',[0 0 0]);
rectangle('Position',[1359.38 -281.25 46.875 46.875], 'FaceColor',[1 1 1]);
rectangle('Position',[1312.5 -328.125 46.875 46.875], 'FaceColor',[0 0 0]);
rectangle('Position',[1359.38 -328.125 46.875 46.875], 'FaceColor',[1 1 1]);
rectangle('Position',[1312.5 -375 46.875 46.875], 'FaceColor',[0 0 0]);
rectangle('Position',[1359.38 -375 46.875 46.875], 'FaceColor',[1 1 1]);
rectangle('Position',[1312.5 -421.875 46.875 46.875], 'FaceColor',[0 0 0]);
rectangle('Position',[1359.38 -421.875 46.875 46.875], 'FaceColor',[1 1 1]);
rectangle('Position',[1312.5 -468.75 46.875 46.875], 'FaceColor',[0 0 0]);
rectangle('Position',[1359.38 -468.75 46.875 46.875], 'FaceColor',[1 1 1]);
rectangle('Position',[1312.5 -515.625 46.875 46.875], 'FaceColor',[0 0 0]);
rectangle('Position',[1359.38 -515.625 46.875 46.875], 'FaceColor',[1 1 1]);
rectangle('Position',[1312.5 -562.5 46.875 46.875], 'FaceColor',[0 0 0]);
rectangle('Position',[1359.38 -562.5 46.875 46.875], 'FaceColor',[1 1 1]);
rectangle('Position',[1312.5 -609.375 46.875 46.875], 'FaceColor',[0 0 0]);
rectangle('Position',[1359.38 -609.375 46.875 46.875], 'FaceColor',[1 1 1]);
rectangle('Position',[1312.5 -656.25 46.875 46.875], 'FaceColor',[0 0 0]);
rectangle('Position',[1359.38 -656.25 46.875 46.875], 'FaceColor',[1 1 1]);
rectangle('Position',[1312.5 -703.125 46.875 46.875], 'FaceColor',[0 0 0]);
rectangle('Position',[1359.38 -703.125 46.875 46.875], 'FaceColor',[1 1 1]);
rectangle('Position',[1312.5 -750 46.875 46.875], 'FaceColor',[0 0 0]);
rectangle('Position',[1359.38 -750 46.875 46.875], 'FaceColor',[1 1 1]);
rectangle('Position',[656.25 -1359.38 46.875 46.875], 'FaceColor',[1 1 1]);
rectangle('Position',[703.125 -1359.38 46.875 46.875], 'FaceColor',[1 1 1]);
rectangle('Position',[656.25 -1406.25 46.875 46.875], 'FaceColor',[0 0 0]);
rectangle('Position',[703.125 -1406.25 46.875 46.875], 'FaceColor',[0 0 0]);
rectangle('Position',[750 -1359.38 46.875 46.875], 'FaceColor',[1 1 1]);
rectangle('Position',[796.875 -1359.38 46.875 46.875], 'FaceColor',[1 1 1]);
rectangle('Position',[750 -1406.25 46.875 46.875], 'FaceColor',[0 0 0]);
rectangle('Position',[796.875 -1406.25 46.875 46.875], 'FaceColor',[0 0 0]);
rectangle('Position',[1968.75 -1359.38 46.875 46.875], 'FaceColor',[0 0 0]);
rectangle('Position',[2015.62 -1359.38 46.875 46.875], 'FaceColor',[0 0 0]);
rectangle('Position',[1968.75 -1406.25 46.875 46.875], 'FaceColor',[1 1 1]);
rectangle('Position',[2015.62 -1406.25 46.875 46.875], 'FaceColor',[1 1 1]);
rectangle('Position',[1593.75 -2109.38 46.875 46.875], 'FaceColor',[1 1 1]);
rectangle('Position',[1640.62 -2109.38 46.875 46.875], 'FaceColor',[0 0 0]);
rectangle('Position',[1593.75 -2156.25 46.875 46.875], 'FaceColor',[1 1 1]);
rectangle('Position',[1640.62 -2156.25 46.875 46.875], 'FaceColor',[0 0 0]);
rectangle('Position',[1593.75 -2203.12 46.875 46.875], 'FaceColor',[1 1 1]);
rectangle('Position',[1640.62 -2203.12 46.875 46.875], 'FaceColor',[0 0 0]);
rectangle('Position',[1593.75 -2250 46.875 46.875], 'FaceColor',[1 1 1]);
rectangle('Position',[1640.62 -2250 46.875 46.875], 'FaceColor',[0 0 0]);
rectangle('Position',[2250 -2109.38 46.875 46.875], 'FaceColor',[1 1 1]);
rectangle('Position',[2296.88 -2109.38 46.875 46.875], 'FaceColor',[1 1 1]);
rectangle('Position',[2250 -2156.25 46.875 46.875], 'FaceColor',[0 0 0]);
rectangle('Position',[2296.88 -2156.25 46.875 46.875], 'FaceColor',[0 0 0]);
rectangle('Position',[2343.75 -2109.38 46.875 46.875], 'FaceColor',[1 1 1]);
rectangle('Position',[2390.62 -2109.38 46.875 46.875], 'FaceColor',[1 1 1]);
rectangle('Position',[2343.75 -2156.25 46.875 46.875], 'FaceColor',[0 0 0]);
rectangle('Position',[2390.62 -2156.25 46.875 46.875], 'FaceColor',[0 0 0]);
rectangle('Position',[2437.5 -2109.38 46.875 46.875], 'FaceColor',[1 1 1]);
rectangle('Position',[2484.38 -2109.38 46.875 46.875], 'FaceColor',[1 1 1]);
rectangle('Position',[2437.5 -2156.25 46.875 46.875], 'FaceColor',[0 0 0]);
rectangle('Position',[2484.38 -2156.25 46.875 46.875], 'FaceColor',[0 0 0]);
rectangle('Position',[2531.25 -2109.38 46.875 46.875], 'FaceColor',[1 1 1]);
rectangle('Position',[2578.12 -2109.38 46.875 46.875], 'FaceColor',[1 1 1]);
rectangle('Position',[2531.25 -2156.25 46.875 46.875], 'FaceColor',[0 0 0]);
rectangle('Position',[2578.12 -2156.25 46.875 46.875], 'FaceColor',[0 0 0]);
rectangle('Position',[2625 -2109.38 46.875 46.875], 'FaceColor',[1 1 1]);
rectangle('Position',[2671.88 -2109.38 46.875 46.875], 'FaceColor',[1 1 1]);
rectangle('Position',[2625 -2156.25 46.875 46.875], 'FaceColor',[0 0 0]);
rectangle('Position',[2671.88 -2156.25 46.875 46.875], 'FaceColor',[0 0 0]);
rectangle('Position',[2718.75 -2109.38 46.875 46.875], 'FaceColor',[1 1 1]);
rectangle('Position',[2765.62 -2109.38 46.875 46.875], 'FaceColor',[1 1 1]);
rectangle('Position',[2718.75 -2156.25 46.875 46.875], 'FaceColor',[0 0 0]);
rectangle('Position',[2765.62 -2156.25 46.875 46.875], 'FaceColor',[0 0 0]);
rectangle('Position',[2812.5 -2109.38 46.875 46.875], 'FaceColor',[1 1 1]);
rectangle('Position',[2859.38 -2109.38 46.875 46.875], 'FaceColor',[1 1 1]);
rectangle('Position',[2812.5 -2156.25 46.875 46.875], 'FaceColor',[0 0 0]);
rectangle('Position',[2859.38 -2156.25 46.875 46.875], 'FaceColor',[0 0 0]);
rectangle('Position',[1593.75 -2296.88 46.875 46.875], 'FaceColor',[1 1 1]);
rectangle('Position',[1640.62 -2296.88 46.875 46.875], 'FaceColor',[0 0 0]);
rectangle('Position',[1593.75 -2343.75 46.875 46.875], 'FaceColor',[1 1 1]);
rectangle('Position',[1640.62 -2343.75 46.875 46.875], 'FaceColor',[0 0 0]);
rectangle('Position',[1593.75 -2390.62 46.875 46.875], 'FaceColor',[1 1 1]);
rectangle('Position',[1640.62 -2390.62 46.875 46.875], 'FaceColor',[0 0 0]);
rectangle('Position',[1593.75 -2437.5 46.875 46.875], 'FaceColor',[1 1 1]);
rectangle('Position',[1640.62 -2437.5 46.875 46.875], 'FaceColor',[0 0 0]);
rectangle('Position',[1593.75 -2484.38 46.875 46.875], 'FaceColor',[1 1 1]);
rectangle('Position',[1640.62 -2484.38 46.875 46.875], 'FaceColor',[0 0 0]);
rectangle('Position',[1593.75 -2531.25 46.875 46.875], 'FaceColor',[1 1 1]);
rectangle('Position',[1640.62 -2531.25 46.875 46.875], 'FaceColor',[0 0 0]);
rectangle('Position',[1593.75 -2578.12 46.875 46.875], 'FaceColor',[1 1 1]);
rectangle('Position',[1640.62 -2578.12 46.875 46.875], 'FaceColor',[0 0 0]);
rectangle('Position',[1593.75 -2625 46.875 46.875], 'FaceColor',[1 1 1]);
rectangle('Position',[1640.62 -2625 46.875 46.875], 'FaceColor',[0 0 0]);
rectangle('Position',[1593.75 -2671.88 46.875 46.875], 'FaceColor',[1 1 1]);
rectangle('Position',[1640.62 -2671.88 46.875 46.875], 'FaceColor',[0 0 0]);
rectangle('Position',[1593.75 -2718.75 46.875 46.875], 'FaceColor',[1 1 1]);
rectangle('Position',[1640.62 -2718.75 46.875 46.875], 'FaceColor',[0 0 0]);
rectangle('Position',[1593.75 -2765.62 46.875 46.875], 'FaceColor',[1 1 1]);
rectangle('Position',[1640.62 -2765.62 46.875 46.875], 'FaceColor',[0 0 0]);
rectangle('Position',[1593.75 -2812.5 46.875 46.875], 'FaceColor',[1 1 1]);
rectangle('Position',[1640.62 -2812.5 46.875 46.875], 'FaceColor',[0 0 0]);
rectangle('Position',[1593.75 -2859.38 46.875 46.875], 'FaceColor',[1 1 1]);
rectangle('Position',[1640.62 -2859.38 46.875 46.875], 'FaceColor',[0 0 0]);
rectangle('Position',[1593.75 -2906.25 46.875 46.875], 'FaceColor',[1 1 1]);
rectangle('Position',[1640.62 -2906.25 46.875 46.875], 'FaceColor',[0 0 0]);
X=[2800,2718.75,2531.25,2390.62,2296.88,2062.5,2062.5,1781.25,1593.75,1453.12,1359.38,1218.75,1031.25,843.75,562.5,281.25,468.75,281.25,200];
Y=[-2800,-2718.75,-2531.25,-2390.62,-2390.62,-2437.5,-2062.5,-1781.25,-1781.25,-1640.62,-1640.62,-1593.75,-1406.25,-1218.75,-937.5,-656.25,-468.75,-281.25,-200];
hold on;
plot(X,Y,'r');
plot(X,Y,'bo');
legend('11178.2','Location','southoutside');
